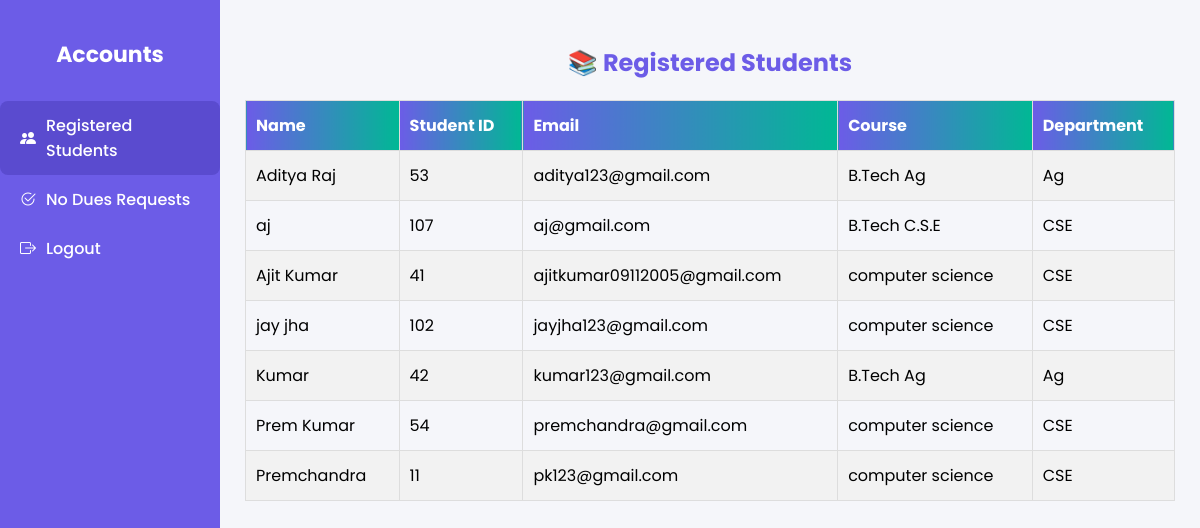
The page /accounts/account_dashboard.php (signed in) on the database its author committed.
### tables this page shows
CREATE TABLE `students` (
  `id` int(11) NOT NULL,
  `student_name` varchar(100) NOT NULL,
  `student_id` varchar(50) NOT NULL,
  `student_email` varchar(100) NOT NULL,
  `course` varchar(100) DEFAULT NULL,
  `department` varchar(100) DEFAULT NULL,
  `student_password` varchar(255) NOT NULL,
  `created_at` timestamp NOT NULL DEFAULT current_timestamp(),
  `profile_pic` varchar(255) DEFAULT NULL,
  `status` tinyint(1) DEFAULT 0
);

### accounts/account_dashboard.php (the view, shortened to what this page needs)
<?php
include("db.php");
$students = $conn->query("SELECT * FROM students ORDER BY student_name ASC");
?>
<!DOCTYPE html>
<html lang="en">
<head>
<link href="https://cdn.jsdelivr.net/npm/bootstrap-icons@1.10.5/font/bootstrap-icons.css" rel="stylesheet">
</head>
<body>
<div class="sidebar">
    <h2>Accounts</h2>
    <a data-target="#students-section"><i class="bi bi-people-fill"></i> Registered Students</a>
    <a data-target="#no-dues-section"><i class="bi bi-check2-circle"></i> No Dues Requests</a>
    <a href="logout.php"><i class="bi bi-box-arrow-right"></i> Logout</a>
</div>
<div class="main-content">
    <section id="students-section">
        <h2 class="section-title">📚 Registered Students</h2>
        <?php if($students && $students->num_rows>0): ?>
        <table>
            <tr>
                <th>Name</th><th>Student ID</th><th>Email</th><th>Course</th><th>Department</th>
            </tr>
            <?php while($s=$students->fetch_assoc()): ?>
            <tr>
                <td><?php echo htmlspecialchars($s['student_name']); ?></td>
                <td><?php echo htmlspecialchars($s['student_id']); ?></td>
                <td><?php echo htmlspecialchars($s['student_email']); ?></td>
                <td><?php echo htmlspecialchars($s['course']); ?></td>
                <td><?php echo htmlspecialchars($s['department']); ?></td>
            </tr>
            <?php endwhile; ?>
        </table>
        <?php else: ?>
            <p>No students found.</p>
        <?php endif; ?>
    </section>
</div>
</body>
</html>

### accounts/account_dashboard.php (style rules this page uses)
body { font-family: 'Poppins', sans-serif; margin:0; padding:0; display:flex; min-height:100vh; background:#f5f6fa; }
.sidebar { width:220px; background:#6c5ce7; color:white; display:flex; flex-direction:column; padding:20px 0; }
.sidebar h2 { text-align:center; margin-bottom:30px; font-size:22px; }
.sidebar a { padding:12px 20px; text-decoration:none; color:white; font-weight:500; display:flex; align-items:center; gap:10px; transition:0.3s; cursor:pointer; }
.sidebar a:hover, .sidebar a.active { background:#5a4bcf; border-radius:8px; }
.main-content { flex:1; padding:25px; }
section { display:none; }
section.active { display:block; }
h2.section-title { margin-bottom:20px; color:#6c5ce7; text-align:center; }
table { width:100%; border-collapse:collapse; margin-top:20px; }
th, td { padding:12px 10px; border:1px solid #ddd; text-align:left; }
th { background: linear-gradient(90deg,#6c5ce7,#00b894); color:white; }
tr:nth-child(even) { background:#f2f2f2; }

### rows shown on the page
students: student_name "Aditya Raj", student "53", student_email "aditya123@gmail.com", course "B.Tech Ag", department "Ag"
students: student_name "aj", student "107", student_email "aj@gmail.com", course "B.Tech C.S.E", department "CSE"
students: student_name "Ajit Kumar", student "41", student_email "ajitkumar09112005@gmail.com", course "computer science", department "CSE"
students: student_name "jay jha", student "102", student_email "jayjha123@gmail.com", course "computer science", department "CSE"
students: student_name "Kumar", student "42", student_email "kumar123@gmail.com", course "B.Tech Ag", department "Ag"
students: student_name "Prem Kumar", student "54", student_email "premchandra@gmail.com", course "computer science", department "CSE"
students: student_name "Premchandra", student "11", student_email "pk123@gmail.com", course "computer science", department "CSE"
